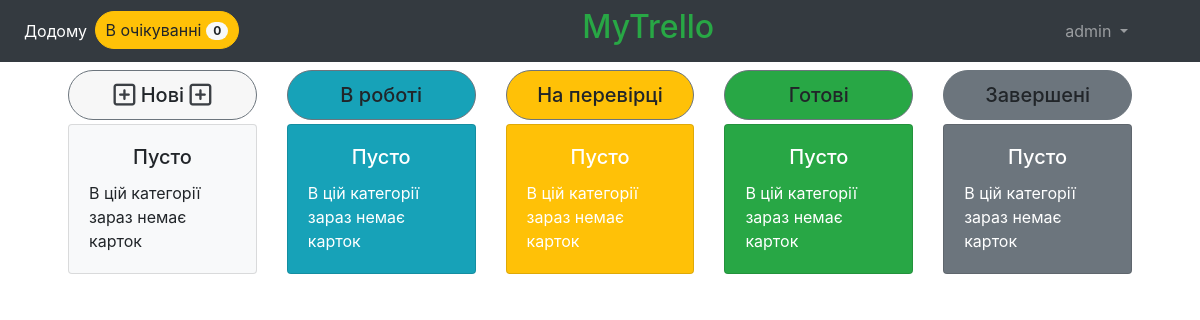
Page /mytrello/ (signed in) on the earlier database version.
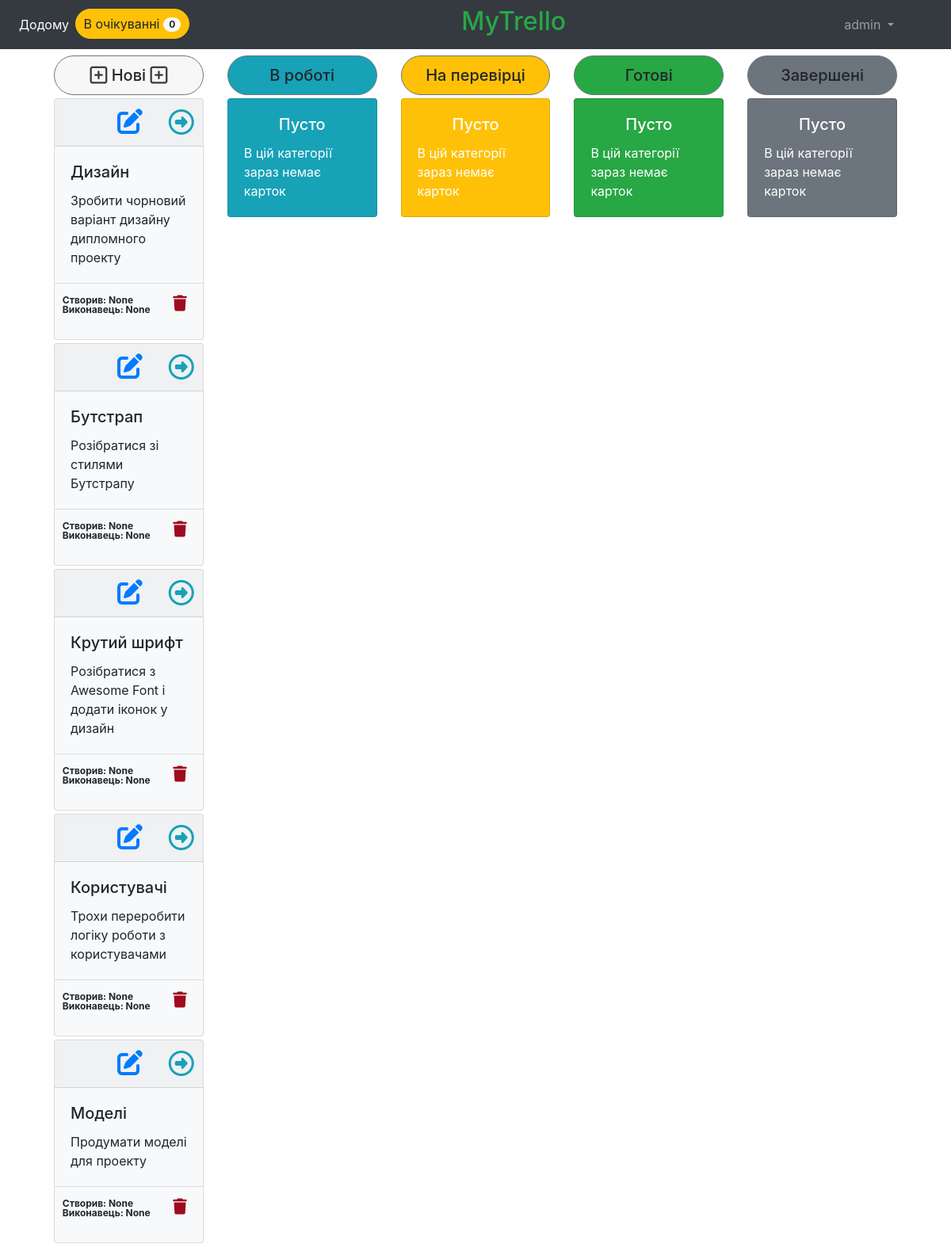
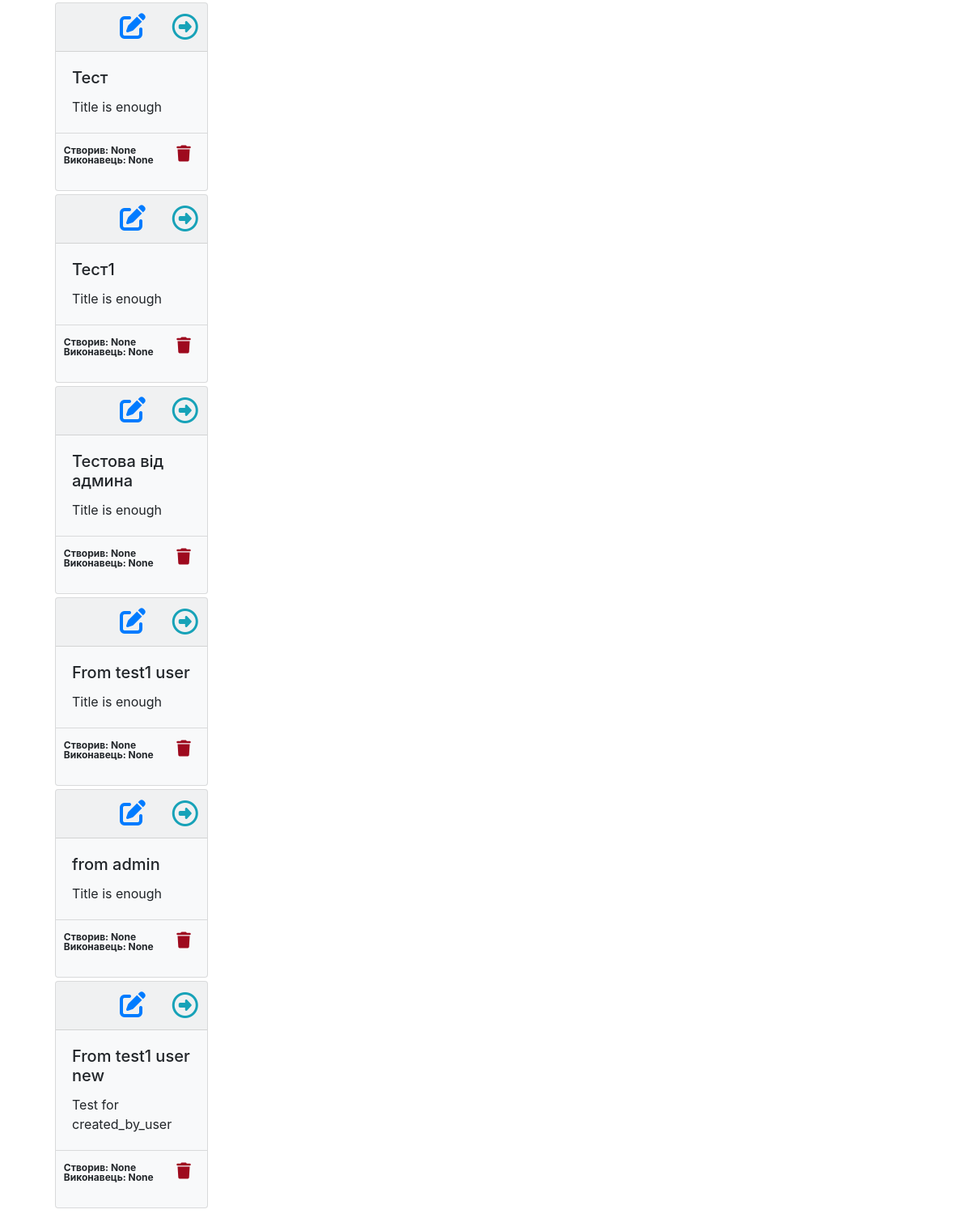
Same page on the later database version (2 pictures, top to bottom).
### mytrello/models.py (models this page shows)
class Card(models.Model):
    STATUS_CHOICES = [(1, 'New'),
                      (2, "In progress"),
                      (3, "In QA"),
                      (4, 'Ready'),
                      (5, 'Done'),
                      ]
    created_by_user = models.ForeignKey(USER_MODEL, on_delete=models.SET_NULL,
                                        blank=True, null=True, related_name='card_owner')
    assigned_to_user = models.ForeignKey(USER_MODEL, on_delete=models.SET_NULL,
                                         blank=True, null=True, related_name='card_executor')
    title = models.CharField(max_length=80)
    description = models.TextField(default='Title is enough')
    status = models.PositiveSmallIntegerField(choices=STATUS_CHOICES, default=1)
    created_at = models.DateTimeField(auto_now_add=True)
    updated_at = models.DateTimeField(auto_now=True)

### mytrello/views.py (the view, shortened to what this page needs)
# urls.py: path('', views.Index.as_view(), name='homepage'),
class Index(ListView):
    model = Card
    template_name = 'mytrello/index.html'
    @classmethod
    def not_confirmed(cls):
        return User.objects.filter(admin_confirmed=False).count()
    def new(self):
        q = Card.objects.filter(status=1)
        if not self.request.user.is_superuser:
            q = self._filter(q)
        return q
    def in_progress(self):
        q = Card.objects.filter(status=2)
        if not self.request.user.is_superuser:
            q = self._filter(q)
        return q
    def in_qa(self):
        q = Card.objects.filter(status=3)
        if not self.request.user.is_superuser:
            q = self._filter(q)
        return q
    def ready(self):
        q = Card.objects.filter(status=4)
        if not self.request.user.is_superuser:
            q = self._filter(q)
        return q
    def done(self):
        q = Card.objects.filter(status=5)
        if not self.request.user.is_superuser:
            q = self._filter(q)
        return q

### mytrello/templates/mytrello/index.html (shortened to what the changed rows need)
{% extends 'mytrello/base.html' %}
{% block content %}
    <div class="container">
        {% if user.is_authenticated %}
            {% if user.admin_confirmed == True %}
                <div class="row row-cols-5 d-flex m-2">
                    <div class="col">
                        {% for card in view.new %}
                            {% if user == card.assigned_to_user or user == card.created_by_user or user.is_superuser %}
                                <div class="card bg-light mb-1" style="max-width: 18rem;">
                                    <div class="card-header">
                                        <div class="row row-cols-3 d-flex">
                                            <div class="col text-left">
                                            </div>
                                            <div class="col text-center">
                                                <a href="{% url 'edit_card' card.id %}">
                                                <span data-toggle="popover" data-trigger="hover"
                                                      data-content="Редагувати">
                                                    <i class="fas fa-edit fa-2x"></i>
                                                </span>
                                                </a>
                                            </div>
                                            <div class="col text-right">
                                                {% if user == card.assigned_to_user or user.is_superuser %}
                                                <form method="post">
                                                    <span data-toggle="popover" data-trigger="hover"
                                                          data-content="Переміститу у роботу">
                                                    <button style="border: none; color: #17a2b8;" class="far fa-arrow-alt-circle-right fa-2x bg-transparent" type="submit" name='action'
                                                        value="next"></button>
                                                    </span>
                                                </form>
                                                {% endif %}
                                            </div>
                                        </div>
                                    </div>
                                    <div class="card-body">
                                        <h5 class="card-title">{{ card.title }}</h5>
                                        <p class="card-text">{{ card.description }}</p>
                                    </div>
                                    {% if user.is_superuser %}
                                        <div class="card-footer bg-transparent">
                                         <div class="row">
                                            <div class="col-md-auto text-left badge text-wrap">
                                                <p>Створив: {{ card.created_by_user }}<br>
                                                Виконавець: {{ card.assigned_to_user }}</p>
                                            </div>
                                            <div class="col text-right">
                                                <span data-toggle="popover" data-trigger="hover"
                                                  data-content="Видалити картку">
                                                <a href="{% url 'delete_card' card.id %}">
                                                    <span style="color: #9e0a1e;" >
                                                        <i class="fas fa-trash fa-lg"></i>
                                                    </span>
                                                </a>
                                            </span>
                                            </div>
                                         </div>
                                        </div>
                                    {% endif %}
                                </div>
                            {% endif %}
                        {% empty %}
                            <div class="card bg-light mb-1" style="max-width: 18rem;">
                                <div class="card-body">
                                    <h5 class="card-title text-center">Пусто</h5>
                                    <p class="card-text">В цій категорії зараз немає карток</p>
                                </div>
                            </div>
                        {% endfor %}
                    </div>
                </div>
            {% endif %}
        {% endif %}
    </div>
{% endblock %}

Differences in the rows shown:
added Card: title "Дизайн", description "Зробити чорновий варіант дизайну дипломного проекту", created_by_user "None", assigned_to_user "None"
added Card: title "Бутстрап", description "Розібратися зі стилями Бутстрапу", created_by_user "None", assigned_to_user "None"
added Card: title "Крутий шрифт", description "Розібратися з Awesome Font і додати іконок у дизайн", created_by_user "None", assigned_to_user "None"
added Card: title "Користувачі", description "Трохи переробити логіку роботи з користувачами", created_by_user "None", assigned_to_user "None"
added Card: title "Моделі", description "Продумати моделі для проекту", created_by_user "None", assigned_to_user "None"
added Card: title "Тест", description "Title is enough", created_by_user "None", assigned_to_user "None"
added Card: title "Тест1", description "Title is enough", created_by_user "None", assigned_to_user "None"
added Card: title "Тестова від админа", description "Title is enough", created_by_user "None", assigned_to_user "None"
added Card: title "From test1 user", description "Title is enough", created_by_user "None", assigned_to_user "None"
added Card: title "from admin", description "Title is enough", created_by_user "None", assigned_to_user "None"
added Card: title "From test1 user new", description "Test for created_by_user", created_by_user "None", assigned_to_user "None"
Other differences:
text no longer shown: "Пусто В цій категорії зараз немає карток"
